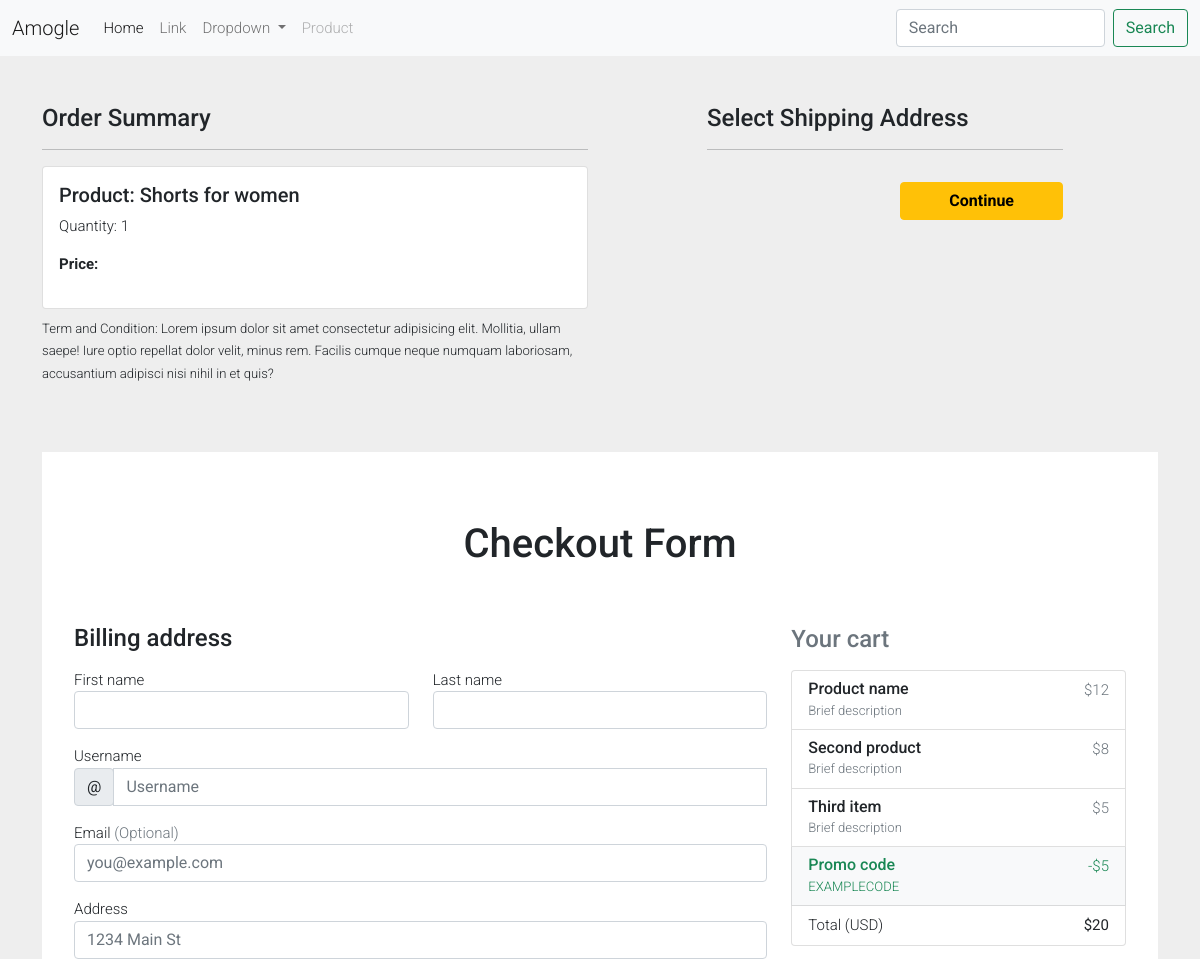
/checkout/ (signed in, upper part), run on an earlier commit of the app's database.
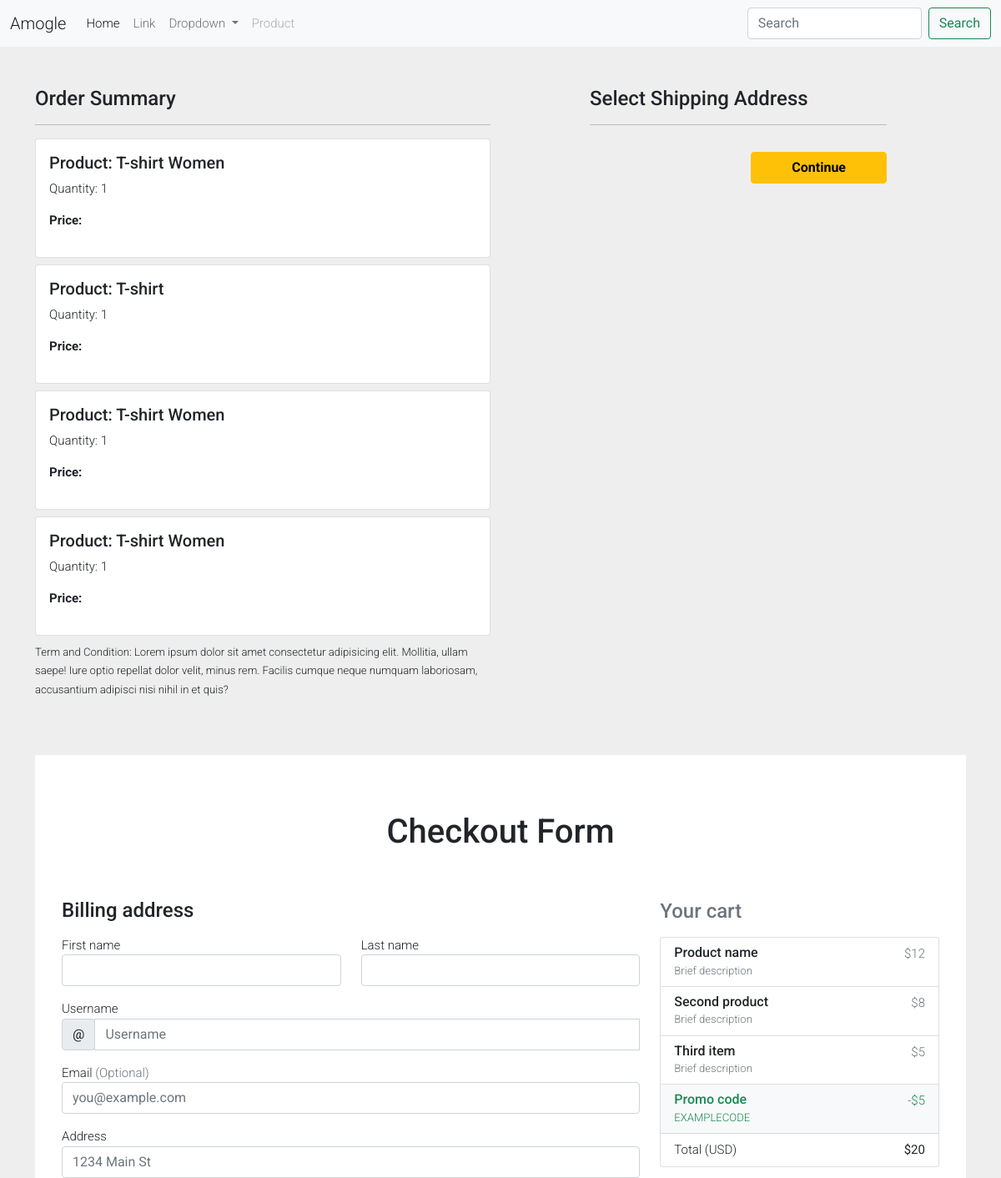
And on a later commit of the database.
### main/models.py (models this page shows, shortened)
class Carts(models.Model):
    user = models.ForeignKey(User, on_delete=models.CASCADE)
    product = models.ForeignKey(Products, on_delete=models.CASCADE)
    quantity = models.PositiveIntegerField(default=1)
    class Meta:
        verbose_name_plural = 'cart'

class Products(models.Model):
    category = models.ForeignKey(
        Category, related_name='product', on_delete=models.CASCADE)
    created_by = models.ForeignKey(
        User, on_delete=models.CASCADE, related_name='product_creator')
    title = models.CharField(max_length=255)
    author = models.CharField(max_length=255, default='admin')
    description = models.TextField(blank=True)
    image = models.ImageField(upload_to='images/')
    slug = models.SlugField(max_length=100, unique=True)
    price = models.DecimalField(max_digits=10, decimal_places=2, default='00')
    in_stock = models.BooleanField(default=True)
    is_active = models.BooleanField(default=True)
    created = models.DateTimeField(default=timezone.now)
    updated = models.DateTimeField(default=timezone.now)
    class Meta:
        verbose_name_plural = 'Products'
        ordering = ('-created',)

### main/views.py (the view)
# urls.py: path("checkout/", views.checkout, name="checkout"),
@login_required(login_url='login')
def checkout(request):
    user = request.user
    add = Customer.objects.filter(user=user)
    cart_items = Carts.objects.filter(user=user)
    amount = 0.0
    shipping_amount = 100.0
    totalamonunt = 0.0
    cart_product = [p for p in Carts.objects.all() if p.user ==
                    request.user]
    if cart_product:
        for p in cart_product:
            tempamount = float(p.quantity * p.product.price)
            amount += tempamount
        totalamount = amount+shipping_amount
    return render(request, "main/checkout.html", {'add': add, 'totalamount': totalamount, 'cart_items': cart_items})

### main/templates/main/checkout.html (shortened to what the changed rows need)
{% extends 'main/base.html' %} {% load static %} {% block content %}
<div class="container">
  <div class="row mt-5">
   <div class="col-sm-6">
     {%for item in cart_items%}
       <div class="card mb-2">
         <div class="card-body">
           <h5>Product: {{item.product.title}}</h5>
           <p>Quantity: {{item.quantity}}</p>
           <p class="fw-bold">Price: </p>
         </div>
       </div>
       {%endfor%}
   </div>
   </div>
 </div>
    <div class="container">
    <main>
      <div class="container">
        <div class="py-5 text-center">
          <h1>Checkout Form</h1>
        </div>
    </main>
  </div>
{% endblock%}

What changed in the data, as far as the page shows it:
removed Carts: product "Shorts for women", quantity "1"
added Carts: product "T-shirt Women", quantity "1"
added Carts: product "T-shirt", quantity "1"
added Carts: product "T-shirt Women", quantity "1"
added Carts: product "T-shirt Women", quantity "1"
